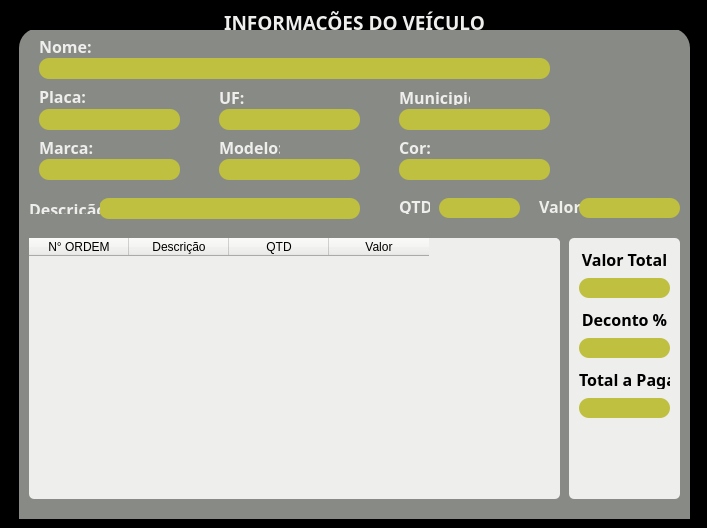
<?xml version="1.0" encoding="UTF-8"?>
<ui version="4.0">
 <class>mainWindow</class>
 <widget class="QMainWindow" name="mainWindow">
  <property name="geometry">
   <rect>
    <x>0</x>
    <y>0</y>
    <width>707</width>
    <height>528</height>
   </rect>
  </property>
  <property name="minimumSize">
   <size>
    <width>707</width>
    <height>528</height>
   </size>
  </property>
  <property name="maximumSize">
   <size>
    <width>707</width>
    <height>528</height>
   </size>
  </property>
  <property name="windowTitle">
   <string>ORDEM DE SERVIÇO</string>
  </property>
  <property name="styleSheet">
   <string notr="true">background-color: rgb(0, 0, 0);</string>
  </property>
  <widget class="QWidget" name="centralwidget">
   <layout class="QGridLayout" name="gridLayout">
    <item row="0" column="0">
     <widget class="QFrame" name="frame">
      <property name="styleSheet">
       <string notr="true">background-color: rgb(0, 0, 0);</string>
      </property>
      <property name="frameShape">
       <enum>QFrame::StyledPanel</enum>
      </property>
      <property name="frameShadow">
       <enum>QFrame::Raised</enum>
      </property>
      <widget class="QLabel" name="label">
       <property name="geometry">
        <rect>
         <x>10</x>
         <y>0</y>
         <width>671</width>
         <height>21</height>
        </rect>
       </property>
       <property name="font">
        <font>
         <family>Ubuntu Condensed</family>
         <pointsize>14</pointsize>
         <bold>true</bold>
        </font>
       </property>
       <property name="styleSheet">
        <string notr="true">color: rgb(238, 238, 236);
background-color: rgb(0, 0, 0);</string>
       </property>
       <property name="text">
        <string>&lt;html&gt;&lt;head/&gt;&lt;body&gt;&lt;p align=&quot;center&quot;&gt;INFORMAÇÕES DO VEÍCULO&lt;/p&gt;&lt;/body&gt;&lt;/html&gt;</string>
       </property>
      </widget>
      <widget class="QLineEdit" name="input_placa">
       <property name="geometry">
        <rect>
         <x>30</x>
         <y>100</y>
         <width>141</width>
         <height>21</height>
        </rect>
       </property>
       <property name="styleSheet">
        <string notr="true">background-color: rgb(191, 191, 64);
border-radius:10px;</string>
       </property>
      </widget>
      <widget class="QLabel" name="label_3">
       <property name="geometry">
        <rect>
         <x>30</x>
         <y>130</y>
         <width>61</width>
         <height>16</height>
        </rect>
       </property>
       <property name="font">
        <font>
         <family>Ubuntu Condensed</family>
         <pointsize>12</pointsize>
         <bold>true</bold>
        </font>
       </property>
       <property name="styleSheet">
        <string notr="true">color: rgb(238, 238, 236);
background-color: rgb(136, 138, 133);</string>
       </property>
       <property name="text">
        <string>Marca:</string>
       </property>
      </widget>
      <widget class="QLineEdit" name="lineEdit_2">
       <property name="geometry">
        <rect>
         <x>30</x>
         <y>150</y>
         <width>141</width>
         <height>21</height>
        </rect>
       </property>
       <property name="styleSheet">
        <string notr="true">background-color: rgb(191, 191, 64);
border-radius:10px;</string>
       </property>
      </widget>
      <widget class="QLabel" name="label_4">
       <property name="geometry">
        <rect>
         <x>210</x>
         <y>130</y>
         <width>61</width>
         <height>16</height>
        </rect>
       </property>
       <property name="font">
        <font>
         <family>Ubuntu Condensed</family>
         <pointsize>12</pointsize>
         <bold>true</bold>
        </font>
       </property>
       <property name="styleSheet">
        <string notr="true">color: rgb(238, 238, 236);
background-color: rgb(136, 138, 133);</string>
       </property>
       <property name="text">
        <string>Modelo:</string>
       </property>
      </widget>
      <widget class="QLineEdit" name="lineEdit_3">
       <property name="geometry">
        <rect>
         <x>210</x>
         <y>150</y>
         <width>141</width>
         <height>21</height>
        </rect>
       </property>
       <property name="styleSheet">
        <string notr="true">background-color: rgb(191, 191, 64);
border-radius:10px;</string>
       </property>
      </widget>
      <widget class="QLabel" name="label_5">
       <property name="geometry">
        <rect>
         <x>390</x>
         <y>130</y>
         <width>61</width>
         <height>16</height>
        </rect>
       </property>
       <property name="font">
        <font>
         <family>Ubuntu Condensed</family>
         <pointsize>12</pointsize>
         <bold>true</bold>
        </font>
       </property>
       <property name="styleSheet">
        <string notr="true">color: rgb(238, 238, 236);
background-color: rgb(136, 138, 133);</string>
       </property>
       <property name="text">
        <string>Cor:</string>
       </property>
      </widget>
      <widget class="QLineEdit" name="lineEdit_4">
       <property name="geometry">
        <rect>
         <x>390</x>
         <y>150</y>
         <width>151</width>
         <height>21</height>
        </rect>
       </property>
       <property name="styleSheet">
        <string notr="true">background-color: rgb(191, 191, 64);
border-radius:10px;</string>
       </property>
      </widget>
      <widget class="QLabel" name="label_6">
       <property name="geometry">
        <rect>
         <x>210</x>
         <y>80</y>
         <width>61</width>
         <height>16</height>
        </rect>
       </property>
       <property name="font">
        <font>
         <family>Ubuntu Condensed</family>
         <pointsize>12</pointsize>
         <bold>true</bold>
        </font>
       </property>
       <property name="styleSheet">
        <string notr="true">color: rgb(238, 238, 236);
background-color: rgb(136, 138, 133);</string>
       </property>
       <property name="text">
        <string>UF:</string>
       </property>
      </widget>
      <widget class="QLineEdit" name="lineEdit_5">
       <property name="geometry">
        <rect>
         <x>210</x>
         <y>100</y>
         <width>141</width>
         <height>21</height>
        </rect>
       </property>
       <property name="styleSheet">
        <string notr="true">background-color: rgb(191, 191, 64);
border-radius:10px;</string>
       </property>
      </widget>
      <widget class="QLabel" name="label_7">
       <property name="geometry">
        <rect>
         <x>390</x>
         <y>80</y>
         <width>71</width>
         <height>16</height>
        </rect>
       </property>
       <property name="font">
        <font>
         <family>Ubuntu Condensed</family>
         <pointsize>12</pointsize>
         <bold>true</bold>
        </font>
       </property>
       <property name="styleSheet">
        <string notr="true">color: rgb(238, 238, 236);
background-color: rgb(136, 138, 133);</string>
       </property>
       <property name="text">
        <string>Municipio:</string>
       </property>
      </widget>
      <widget class="QLineEdit" name="lineEdit_6">
       <property name="geometry">
        <rect>
         <x>390</x>
         <y>100</y>
         <width>151</width>
         <height>21</height>
        </rect>
       </property>
       <property name="styleSheet">
        <string notr="true">background-color: rgb(191, 191, 64);
border-radius:10px;</string>
       </property>
      </widget>
      <widget class="QFrame" name="frame_2">
       <property name="geometry">
        <rect>
         <x>10</x>
         <y>19</y>
         <width>671</width>
         <height>611</height>
        </rect>
       </property>
       <property name="maximumSize">
        <size>
         <width>16777215</width>
         <height>16777215</height>
        </size>
       </property>
       <property name="styleSheet">
        <string notr="true">background-color: rgb(136, 138, 133);
border-radius:20px;</string>
       </property>
       <property name="frameShape">
        <enum>QFrame::StyledPanel</enum>
       </property>
       <property name="frameShadow">
        <enum>QFrame::Raised</enum>
       </property>
       <widget class="QFrame" name="frame_5">
        <property name="geometry">
         <rect>
          <x>0</x>
          <y>130</y>
          <width>671</width>
          <height>341</height>
         </rect>
        </property>
        <property name="frameShape">
         <enum>QFrame::StyledPanel</enum>
        </property>
        <property name="frameShadow">
         <enum>QFrame::Raised</enum>
        </property>
        <widget class="QTableWidget" name="tableWidget">
         <property name="geometry">
          <rect>
           <x>10</x>
           <y>80</y>
           <width>531</width>
           <height>261</height>
          </rect>
         </property>
         <property name="autoFillBackground">
          <bool>false</bool>
         </property>
         <property name="styleSheet">
          <string notr="true">background-color: rgb(238, 238, 236);
border-radius:5px;</string>
         </property>
         <property name="lineWidth">
          <number>1</number>
         </property>
         <property name="showGrid">
          <bool>true</bool>
         </property>
         <property name="sortingEnabled">
          <bool>false</bool>
         </property>
         <column>
          <property name="text">
           <string>N° ORDEM</string>
          </property>
         </column>
         <column>
          <property name="text">
           <string>Descrição</string>
          </property>
         </column>
         <column>
          <property name="text">
           <string>QTD</string>
          </property>
         </column>
         <column>
          <property name="text">
           <string>Valor</string>
          </property>
         </column>
        </widget>
        <widget class="QFrame" name="frame_3">
         <property name="geometry">
          <rect>
           <x>550</x>
           <y>80</y>
           <width>111</width>
           <height>261</height>
          </rect>
         </property>
         <property name="styleSheet">
          <string notr="true">background-color: rgb(238, 238, 236);
border-radius:5px;</string>
         </property>
         <property name="frameShape">
          <enum>QFrame::StyledPanel</enum>
         </property>
         <property name="frameShadow">
          <enum>QFrame::Raised</enum>
         </property>
         <widget class="QLabel" name="label_2">
          <property name="geometry">
           <rect>
            <x>10</x>
            <y>10</y>
            <width>91</width>
            <height>21</height>
           </rect>
          </property>
          <property name="font">
           <font>
            <family>Ubuntu Condensed</family>
            <pointsize>12</pointsize>
            <bold>true</bold>
           </font>
          </property>
          <property name="styleSheet">
           <string notr="true">color: rgb(0, 0, 0);
</string>
          </property>
          <property name="text">
           <string>&lt;html&gt;&lt;head/&gt;&lt;body&gt;&lt;p align=&quot;center&quot;&gt;Valor Total&lt;/p&gt;&lt;/body&gt;&lt;/html&gt;</string>
          </property>
         </widget>
         <widget class="QLineEdit" name="lineEdit_7">
          <property name="geometry">
           <rect>
            <x>10</x>
            <y>40</y>
            <width>91</width>
            <height>20</height>
           </rect>
          </property>
          <property name="styleSheet">
           <string notr="true">background-color: rgb(191, 191, 64);
border-radius:10px;</string>
          </property>
         </widget>
         <widget class="QLabel" name="label_9">
          <property name="geometry">
           <rect>
            <x>10</x>
            <y>70</y>
            <width>91</width>
            <height>21</height>
           </rect>
          </property>
          <property name="font">
           <font>
            <family>Ubuntu Condensed</family>
            <pointsize>12</pointsize>
            <bold>true</bold>
           </font>
          </property>
          <property name="styleSheet">
           <string notr="true">color: rgb(0, 0, 0);
</string>
          </property>
          <property name="text">
           <string>&lt;html&gt;&lt;head/&gt;&lt;body&gt;&lt;p align=&quot;center&quot;&gt;Deconto %&lt;/p&gt;&lt;/body&gt;&lt;/html&gt;</string>
          </property>
         </widget>
         <widget class="QLineEdit" name="lineEdit_8">
          <property name="geometry">
           <rect>
            <x>10</x>
            <y>100</y>
            <width>91</width>
            <height>20</height>
           </rect>
          </property>
          <property name="styleSheet">
           <string notr="true">background-color: rgb(191, 191, 64);
border-radius:10px;</string>
          </property>
         </widget>
         <widget class="QLabel" name="label_10">
          <property name="geometry">
           <rect>
            <x>10</x>
            <y>130</y>
            <width>91</width>
            <height>21</height>
           </rect>
          </property>
          <property name="font">
           <font>
            <family>Ubuntu Condensed</family>
            <pointsize>12</pointsize>
            <bold>true</bold>
           </font>
          </property>
          <property name="styleSheet">
           <string notr="true">color: rgb(0, 0, 0);
</string>
          </property>
          <property name="text">
           <string>&lt;html&gt;&lt;head/&gt;&lt;body&gt;&lt;p align=&quot;center&quot;&gt;Total a Pagar&lt;/p&gt;&lt;/body&gt;&lt;/html&gt;</string>
          </property>
         </widget>
         <widget class="QLineEdit" name="lineEdit_9">
          <property name="geometry">
           <rect>
            <x>10</x>
            <y>160</y>
            <width>91</width>
            <height>20</height>
           </rect>
          </property>
          <property name="styleSheet">
           <string notr="true">background-color: rgb(191, 191, 64);
border-radius:10px;</string>
          </property>
         </widget>
         <widget class="QPushButton" name="pushButton">
          <property name="geometry">
           <rect>
            <x>9</x>
            <y>200</y>
            <width>91</width>
            <height>61</height>
           </rect>
          </property>
          <property name="text">
           <string/>
          </property>
          <property name="icon">
           <iconset>
            <normaloff>icons/print-removebg-preview(1).png</normaloff>icons/print-removebg-preview(1).png</iconset>
          </property>
          <property name="iconSize">
           <size>
            <width>60</width>
            <height>60</height>
           </size>
          </property>
         </widget>
        </widget>
        <widget class="QLineEdit" name="input_placa_2">
         <property name="geometry">
          <rect>
           <x>80</x>
           <y>40</y>
           <width>261</width>
           <height>21</height>
          </rect>
         </property>
         <property name="styleSheet">
          <string notr="true">background-color: rgb(191, 191, 64);
border-radius:10px;</string>
         </property>
        </widget>
        <widget class="QLabel" name="label_11">
         <property name="geometry">
          <rect>
           <x>10</x>
           <y>40</y>
           <width>71</width>
           <height>16</height>
          </rect>
         </property>
         <property name="font">
          <font>
           <family>Ubuntu Condensed</family>
           <pointsize>12</pointsize>
           <bold>true</bold>
          </font>
         </property>
         <property name="styleSheet">
          <string notr="true">color: rgb(238, 238, 236);
background-color: rgb(136, 138, 133);</string>
         </property>
         <property name="text">
          <string>&lt;html&gt;&lt;head/&gt;&lt;body&gt;&lt;p&gt;Descrição:&lt;/p&gt;&lt;/body&gt;&lt;/html&gt;</string>
         </property>
        </widget>
        <widget class="QLineEdit" name="input_placa_3">
         <property name="geometry">
          <rect>
           <x>420</x>
           <y>40</y>
           <width>81</width>
           <height>20</height>
          </rect>
         </property>
         <property name="styleSheet">
          <string notr="true">background-color: rgb(191, 191, 64);
border-radius:10px;</string>
         </property>
        </widget>
        <widget class="QLabel" name="label_12">
         <property name="geometry">
          <rect>
           <x>380</x>
           <y>40</y>
           <width>31</width>
           <height>16</height>
          </rect>
         </property>
         <property name="font">
          <font>
           <family>Ubuntu Condensed</family>
           <pointsize>12</pointsize>
           <bold>true</bold>
          </font>
         </property>
         <property name="styleSheet">
          <string notr="true">color: rgb(238, 238, 236);
background-color: rgb(136, 138, 133);</string>
         </property>
         <property name="text">
          <string>QTD:</string>
         </property>
        </widget>
        <widget class="QLabel" name="label_13">
         <property name="geometry">
          <rect>
           <x>520</x>
           <y>40</y>
           <width>41</width>
           <height>16</height>
          </rect>
         </property>
         <property name="font">
          <font>
           <family>Ubuntu Condensed</family>
           <pointsize>12</pointsize>
           <bold>true</bold>
          </font>
         </property>
         <property name="styleSheet">
          <string notr="true">color: rgb(238, 238, 236);
background-color: rgb(136, 138, 133);</string>
         </property>
         <property name="text">
          <string>Valor:</string>
         </property>
        </widget>
        <widget class="QLineEdit" name="input_placa_4">
         <property name="geometry">
          <rect>
           <x>560</x>
           <y>40</y>
           <width>101</width>
           <height>20</height>
          </rect>
         </property>
         <property name="styleSheet">
          <string notr="true">background-color: rgb(191, 191, 64);
border-radius:10px;</string>
         </property>
        </widget>
       </widget>
       <widget class="QLabel" name="label_8">
        <property name="geometry">
         <rect>
          <x>20</x>
          <y>60</y>
          <width>61</width>
          <height>16</height>
         </rect>
        </property>
        <property name="font">
         <font>
          <family>Ubuntu Condensed</family>
          <pointsize>12</pointsize>
          <bold>true</bold>
         </font>
        </property>
        <property name="styleSheet">
         <string notr="true">color: rgb(238, 238, 236);
background-color: rgb(136, 138, 133);</string>
        </property>
        <property name="text">
         <string>Placa:</string>
        </property>
       </widget>
       <widget class="QPushButton" name="pushButton_2">
        <property name="geometry">
         <rect>
          <x>570</x>
          <y>20</y>
          <width>71</width>
          <height>51</height>
         </rect>
        </property>
        <property name="text">
         <string/>
        </property>
        <property name="icon">
         <iconset>
          <normaloff>icons/ok.png</normaloff>icons/ok.png</iconset>
        </property>
        <property name="iconSize">
         <size>
          <width>45</width>
          <height>45</height>
         </size>
        </property>
       </widget>
       <widget class="QPushButton" name="pushButton_3">
        <property name="geometry">
         <rect>
          <x>570</x>
          <y>100</y>
          <width>71</width>
          <height>51</height>
         </rect>
        </property>
        <property name="text">
         <string/>
        </property>
        <property name="icon">
         <iconset>
          <normaloff>icons/edit-removebg-preview.png</normaloff>icons/edit-removebg-preview.png</iconset>
        </property>
        <property name="iconSize">
         <size>
          <width>45</width>
          <height>45</height>
         </size>
        </property>
       </widget>
       <widget class="QLabel" name="label_14">
        <property name="geometry">
         <rect>
          <x>20</x>
          <y>10</y>
          <width>61</width>
          <height>16</height>
         </rect>
        </property>
        <property name="font">
         <font>
          <family>Ubuntu Condensed</family>
          <pointsize>12</pointsize>
          <bold>true</bold>
         </font>
        </property>
        <property name="styleSheet">
         <string notr="true">color: rgb(238, 238, 236);
background-color: rgb(136, 138, 133);</string>
        </property>
        <property name="text">
         <string>Nome:</string>
        </property>
       </widget>
       <widget class="QLineEdit" name="input_placa_5">
        <property name="geometry">
         <rect>
          <x>20</x>
          <y>30</y>
          <width>511</width>
          <height>21</height>
         </rect>
        </property>
        <property name="styleSheet">
         <string notr="true">background-color: rgb(191, 191, 64);
border-radius:10px;</string>
        </property>
       </widget>
      </widget>
      <zorder>frame_2</zorder>
      <zorder>label</zorder>
      <zorder>input_placa</zorder>
      <zorder>label_3</zorder>
      <zorder>lineEdit_2</zorder>
      <zorder>label_4</zorder>
      <zorder>lineEdit_3</zorder>
      <zorder>label_5</zorder>
      <zorder>lineEdit_4</zorder>
      <zorder>label_6</zorder>
      <zorder>lineEdit_5</zorder>
      <zorder>label_7</zorder>
      <zorder>lineEdit_6</zorder>
     </widget>
    </item>
   </layout>
  </widget>
 </widget>
 <resources/>
 <connections/>
</ui>
